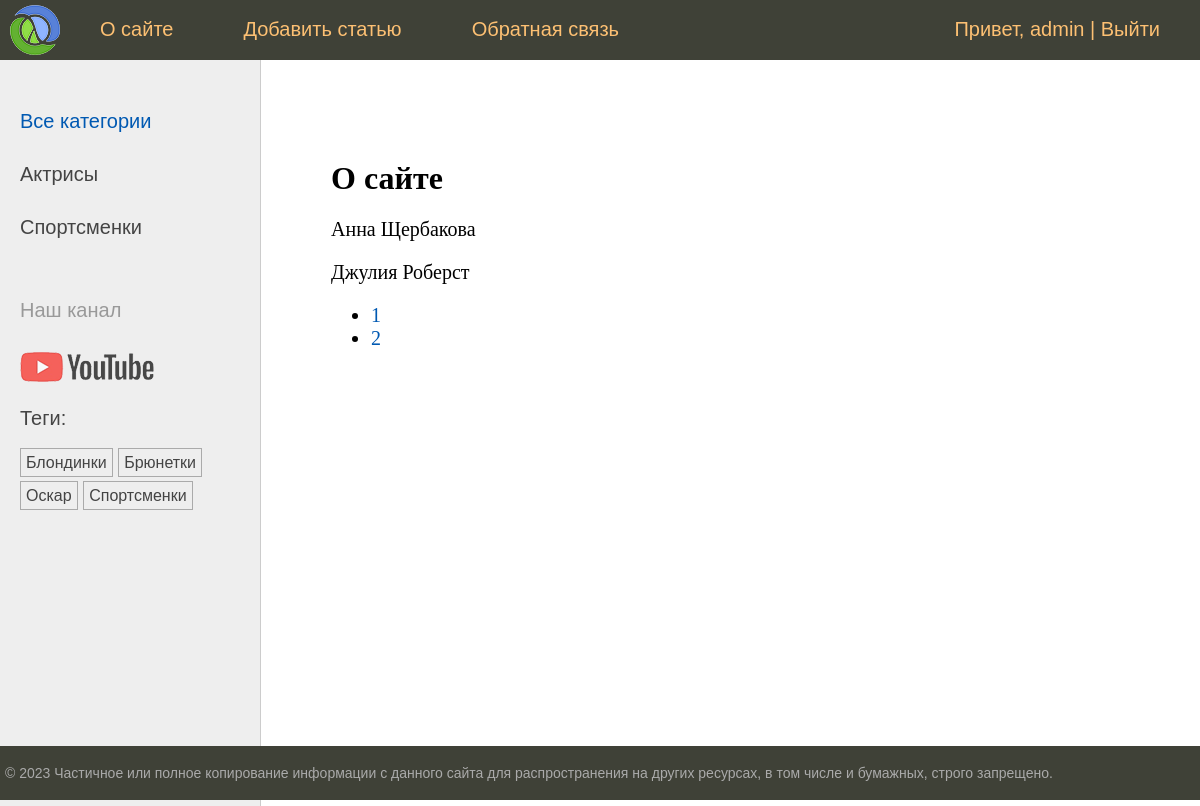
The app's page /about/ (signed in), older data.
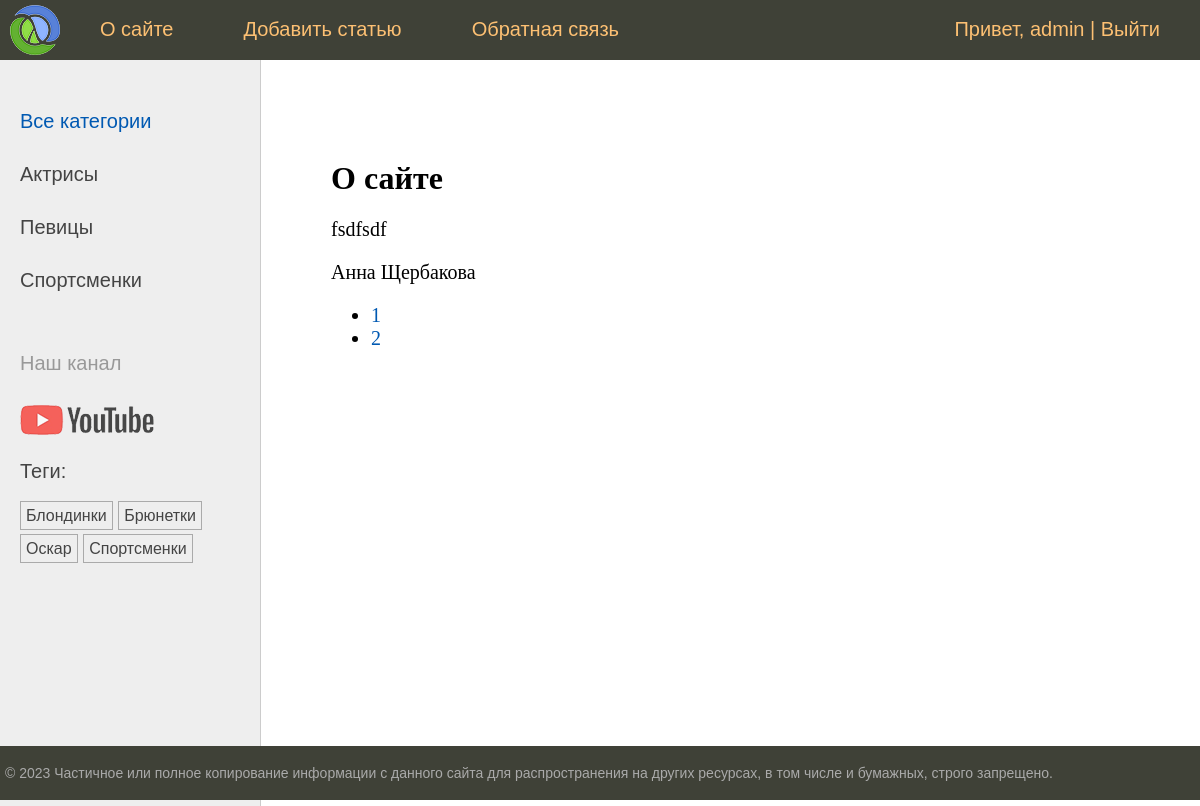
The same page, newer data.
### women/models.py (models this page shows, shortened)
class Category(models.Model):
    title = models.CharField('Категория', max_length=255, db_index=True)
    slug = models.SlugField('Ссылка', max_length=255, unique=True, db_index=True)
    class Meta:
        verbose_name = 'Категория'
        verbose_name_plural = 'Категории'
        ordering = ('title',)
    def get_absolute_url(self):
        return reverse('category', kwargs={'category_slug': self.slug})

class TagPost(models.Model):
    tag = models.CharField(max_length=100, verbose_name='Тег', db_index=True)
    slug = models.SlugField(max_length=100, unique=True, db_index=True)
    class Meta:
        verbose_name = 'Тег'
        verbose_name_plural = 'Теги'
    def get_absolute_url(self):
        return reverse('tag', kwargs={'tag_slug': self.slug})

class Women(models.Model):
    class Status(models.IntegerChoices):
        PUBLISHED = 1, 'Опубликовано'
        DRAFT = 0, 'Черновик',
    title = models.CharField('Название', max_length=255)
    slug = models.SlugField('Ссылка', max_length=255, unique=True, db_index=True)
    photo = models.ImageField(upload_to='photos/%Y/%m/%d', default=None, null=True, blank=True, verbose_name='Фото')
    description = models.TextField('Описание', blank=True)
    is_published = models.BooleanField('Опубликовано', choices=tuple(map(lambda x: (bool(x[0]), x[1]), Status.choices)),
                                       default=Status.DRAFT)
    category = models.ForeignKey(Category, on_delete=models.PROTECT, verbose_name='Категория', related_name='posts')
    tags = models.ManyToManyField('TagPost', related_name='tags', blank=True, verbose_name='Теги')
    husband = models.OneToOneField('Husband', on_delete=models.SET_NULL, related_name='wuman', blank=True, null=True,
                                   verbose_name='Муж')
    created_at = models.DateTimeField('Дата создания', auto_now_add=True)
    updated_at = models.DateTimeField('Дата обновления', auto_now=True)
    author = models.ForeignKey(get_user_model(), on_delete=models.SET_NULL, default=None, null=True,
                               related_name='posts', verbose_name='Автор')
    class Meta:
        verbose_name = 'Женщина'
        verbose_name_plural = 'Женщины'
        ordering = ['-created_at']
        indexes = [
            models.Index(fields=['-created_at'])
        ]
    published = PublishedManager()
    objects = models.Manager()
    def __str__(self):
        return self.title

### women/views.py (the view)
# urls.py: path('about/', about, name='about'),
@login_required
def about(request):
    contact_list = Women.published.all()
    paginator = Paginator(contact_list, 2)
    page_number = request.GET.get('page')
    page_obj = paginator.get_page(page_number)
    return render(request, 'women/about.html', {'title': 'О сайте', 'page_obj': page_obj})

### users/context_processors.py (called while the page is built)
def get_women_context(request):
    return {'mainmenu': menu}

### women/models.py (called while the page is built)
    def get_queryset(self):
        return super().get_queryset().filter(is_published=Women.Status.PUBLISHED)

### women/templatetags/women_tags.py (called while the page is built)
@register.inclusion_tag('women/list_categories.html')
def show_categories(category_selected=0):
    categories = Category.objects.annotate(total=Count('posts')).filter(total__gt=0)
    return {'categories': categories, 'category_selected': category_selected}

@register.inclusion_tag('women/list_tags.html')
def show_all_tags():
    return {'tags': TagPost.objects.annotate(total=Count('tags')).filter(total__gt=0)}

### women/templates/women/about.html
{% extends 'base.html' %}
{% block content %}
    <h1>{{ title }}</h1>
    {% for item in page_obj %}
    	<p>{{ item }}</p>
    {% endfor %}
    <nav>
    <ul>
        {% for p in page_obj.paginator.page_range %}
        	<li>
                <a href="?page={{ p }}">{{ p }}</a>
            </li>
        {% endfor %}
    </ul>
    </nav>
{% endblock %}

### templates/base.html (shortened to what this page needs)
{% load static %}
{% load women_tags %}
<!DOCTYPE html>
<html lang="ru">
<head>
    <link type="text/css" href="{% static 'women/css/styles.css' %}" rel="stylesheet"/>
</head>
<body>
<table class="table-page" border=0 cellpadding="0" cellspacing="0">
    <tr>
        <td valign=top>
            {% block mainmenu %}
                <div class="header">
                    <ul id="mainmenu" class="mainmenu">
                        <li class="logo"><a href="{% url 'home' %}">
                            <div class="logo"></div>
                        </a></li>
                        {% for m in mainmenu %}
                            <li><a href="{% url m.url_name %}">{{ m.title }}</a></li>
                        {% endfor %}
                        {% if user.is_authenticated %}
                            <li class="last">Привет, {{ user.username }} | <a href="{% url 'users:logout' %}">Выйти</a></li>
                            {% else %}
                                <li class="last"><a href="{% url 'users:logout' %}">Войти</a> | <a href="{% url 'users:register' %}">Регистрация</a></li>
                        {% endif %}
                    </ul>
                </div>
            {% endblock mainmenu %}
            <table class="table-content" border=0 cellpadding="0" cellspacing="0">
                <tr>
                    <td valign="top" class="left-chapters">
                        <ul id="leftchapters">
                            {% if category_selected == 0 or category_selected == None %}
                                <li class="selected">Все категории</li>
                            {% else %}
                                <li>
                                    <a href="{% url 'home' %}">Все категории</a>
                                </li>
                            {% endif %}
                            {% show_categories category_selected %}
                            <li class="share">
                                <p>Наш канал</p>
                                <a class="share-yt"
                                   href="https://www.youtube.com/channel/UClJzWfGWuGJL2t-3dYKcHTA/playlists"
                                   target="_blank" rel="nofollow"></a>
                            </li>
                            {% show_all_tags %}
                        </ul>
                    </td>
                    <td valign="top" class="content">
                        <div class="content-text">
                            {% block content %}
                            {% endblock %}
                        </div>
                    </td>
                </tr>
            </table>
        </td>
    </tr>
    <tr>
        <td valign=top>
            <div id="footer">
                <p>&copy; 2023 Частичное или полное копирование информации с данного сайта для распространения на других
                    ресурсах, в том числе и бумажных, строго запрещено.</p>
            </div>
        </td>
    </tr>
</table>
</body>
</html>

### women/templates/women/list_categories.html
{% for category in categories %}
    {% if category.id == category_selected %}
        <li class="selected">
           {{ category.title }}
        </li>
    {% else %}
        <li>
            <a href="{{ category.get_absolute_url }}">{{ category.title }}</a>
        </li>
    {% endif %}
{% endfor %}

### women/templates/women/list_tags.html
{% if tags %}
    <p>Теги:</p>
    <ul class="tags-list">
        {% for tag in tags %}
            <li>
                <a href="{{ tag.get_absolute_url }}">{{ tag.tag }}</a>
            </li>
        {% endfor %}
    </ul>
{% endif %}

Row changes from the older to the newer data that the page shows:
no longer on this page (row unchanged): Women: title "Джулия Роберст"
now on this page (row unchanged): Category: title "Певицы"
added Women: title "fsdfsdf"
